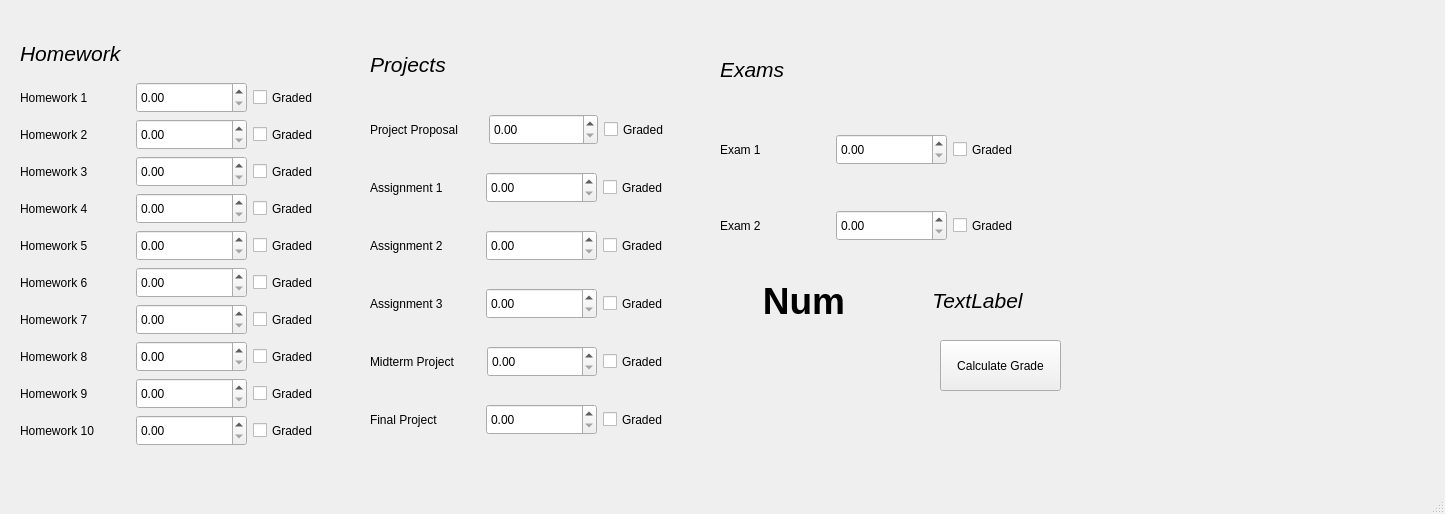
<?xml version="1.0" encoding="UTF-8"?>
<ui version="4.0">
 <class>MainWindow</class>
 <widget class="QMainWindow" name="MainWindow">
  <property name="geometry">
   <rect>
    <x>0</x>
    <y>0</y>
    <width>1445</width>
    <height>514</height>
   </rect>
  </property>
  <property name="windowTitle">
   <string>MainWindow</string>
  </property>
  <widget class="QWidget" name="centralwidget">
   <widget class="QWidget" name="verticalLayoutWidget">
    <property name="geometry">
     <rect>
      <x>20</x>
      <y>30</y>
      <width>343</width>
      <height>416</height>
     </rect>
    </property>
    <property name="minimumSize">
     <size>
      <width>343</width>
      <height>416</height>
     </size>
    </property>
    <layout class="QVBoxLayout" name="hwVertLayout">
     <item>
      <widget class="QLabel" name="hwLabel">
       <property name="minimumSize">
        <size>
         <width>341</width>
         <height>24</height>
        </size>
       </property>
       <property name="font">
        <font>
         <pointsize>16</pointsize>
         <italic>true</italic>
        </font>
       </property>
       <property name="layoutDirection">
        <enum>Qt::LeftToRight</enum>
       </property>
       <property name="text">
        <string>Homework</string>
       </property>
      </widget>
     </item>
     <item>
      <layout class="QHBoxLayout" name="hw1HorizLayout">
       <item>
        <widget class="QLabel" name="hw1Label">
         <property name="minimumSize">
          <size>
           <width>109</width>
           <height>31</height>
          </size>
         </property>
         <property name="text">
          <string>Homework 1</string>
         </property>
        </widget>
       </item>
       <item>
        <widget class="QDoubleSpinBox" name="hw1DoubleSpinBox">
         <property name="minimumSize">
          <size>
           <width>109</width>
           <height>31</height>
          </size>
         </property>
        </widget>
       </item>
       <item>
        <widget class="QCheckBox" name="hw1CheckBox">
         <property name="minimumSize">
          <size>
           <width>109</width>
           <height>21</height>
          </size>
         </property>
         <property name="text">
          <string>Graded</string>
         </property>
        </widget>
       </item>
      </layout>
     </item>
     <item>
      <layout class="QHBoxLayout" name="hw2HorizLayout">
       <item>
        <widget class="QLabel" name="hw2Label">
         <property name="minimumSize">
          <size>
           <width>109</width>
           <height>31</height>
          </size>
         </property>
         <property name="text">
          <string>Homework 2</string>
         </property>
        </widget>
       </item>
       <item>
        <widget class="QDoubleSpinBox" name="hw2DoubleSpinBox_2">
         <property name="minimumSize">
          <size>
           <width>109</width>
           <height>31</height>
          </size>
         </property>
        </widget>
       </item>
       <item>
        <widget class="QCheckBox" name="hw2CheckBox">
         <property name="minimumSize">
          <size>
           <width>109</width>
           <height>21</height>
          </size>
         </property>
         <property name="text">
          <string>Graded</string>
         </property>
        </widget>
       </item>
      </layout>
     </item>
     <item>
      <layout class="QHBoxLayout" name="hw3HorizLayout">
       <item>
        <widget class="QLabel" name="hw3Label">
         <property name="minimumSize">
          <size>
           <width>109</width>
           <height>31</height>
          </size>
         </property>
         <property name="text">
          <string>Homework 3</string>
         </property>
        </widget>
       </item>
       <item>
        <widget class="QDoubleSpinBox" name="hw2DoubleSpinBox">
         <property name="minimumSize">
          <size>
           <width>109</width>
           <height>31</height>
          </size>
         </property>
        </widget>
       </item>
       <item>
        <widget class="QCheckBox" name="hw3CheckBox">
         <property name="minimumSize">
          <size>
           <width>109</width>
           <height>21</height>
          </size>
         </property>
         <property name="text">
          <string>Graded</string>
         </property>
        </widget>
       </item>
      </layout>
     </item>
     <item>
      <layout class="QHBoxLayout" name="hw4HorizLayout">
       <item>
        <widget class="QLabel" name="hw4Label">
         <property name="minimumSize">
          <size>
           <width>109</width>
           <height>31</height>
          </size>
         </property>
         <property name="text">
          <string>Homework 4</string>
         </property>
        </widget>
       </item>
       <item>
        <widget class="QDoubleSpinBox" name="hw4DoubleSpinBox">
         <property name="minimumSize">
          <size>
           <width>109</width>
           <height>31</height>
          </size>
         </property>
        </widget>
       </item>
       <item>
        <widget class="QCheckBox" name="hw4CheckBox">
         <property name="minimumSize">
          <size>
           <width>109</width>
           <height>21</height>
          </size>
         </property>
         <property name="text">
          <string>Graded</string>
         </property>
        </widget>
       </item>
      </layout>
     </item>
     <item>
      <layout class="QHBoxLayout" name="hw5HorizLayout">
       <item>
        <widget class="QLabel" name="hw5Label">
         <property name="minimumSize">
          <size>
           <width>109</width>
           <height>31</height>
          </size>
         </property>
         <property name="text">
          <string>Homework 5</string>
         </property>
        </widget>
       </item>
       <item>
        <widget class="QDoubleSpinBox" name="hw5DoubleSpinBox">
         <property name="minimumSize">
          <size>
           <width>109</width>
           <height>31</height>
          </size>
         </property>
        </widget>
       </item>
       <item>
        <widget class="QCheckBox" name="hw5CheckBox">
         <property name="minimumSize">
          <size>
           <width>109</width>
           <height>21</height>
          </size>
         </property>
         <property name="text">
          <string>Graded</string>
         </property>
        </widget>
       </item>
      </layout>
     </item>
     <item>
      <layout class="QHBoxLayout" name="hw6HorizLayout">
       <item>
        <widget class="QLabel" name="hw6Label">
         <property name="minimumSize">
          <size>
           <width>109</width>
           <height>31</height>
          </size>
         </property>
         <property name="text">
          <string>Homework 6</string>
         </property>
        </widget>
       </item>
       <item>
        <widget class="QDoubleSpinBox" name="hw6DoubleSpinBox">
         <property name="minimumSize">
          <size>
           <width>109</width>
           <height>31</height>
          </size>
         </property>
        </widget>
       </item>
       <item>
        <widget class="QCheckBox" name="hw6CheckBox">
         <property name="minimumSize">
          <size>
           <width>109</width>
           <height>21</height>
          </size>
         </property>
         <property name="text">
          <string>Graded</string>
         </property>
        </widget>
       </item>
      </layout>
     </item>
     <item>
      <layout class="QHBoxLayout" name="hw7HorizLayout">
       <item>
        <widget class="QLabel" name="hw7Label">
         <property name="minimumSize">
          <size>
           <width>109</width>
           <height>31</height>
          </size>
         </property>
         <property name="text">
          <string>Homework 7</string>
         </property>
        </widget>
       </item>
       <item>
        <widget class="QDoubleSpinBox" name="hw7DoubleSpinBox">
         <property name="minimumSize">
          <size>
           <width>109</width>
           <height>31</height>
          </size>
         </property>
        </widget>
       </item>
       <item>
        <widget class="QCheckBox" name="hw7CheckBox">
         <property name="minimumSize">
          <size>
           <width>109</width>
           <height>21</height>
          </size>
         </property>
         <property name="text">
          <string>Graded</string>
         </property>
        </widget>
       </item>
      </layout>
     </item>
     <item>
      <layout class="QHBoxLayout" name="hw8HorizLayout">
       <item>
        <widget class="QLabel" name="hw8Label">
         <property name="minimumSize">
          <size>
           <width>109</width>
           <height>31</height>
          </size>
         </property>
         <property name="text">
          <string>Homework 8</string>
         </property>
        </widget>
       </item>
       <item>
        <widget class="QDoubleSpinBox" name="hw8DoubleSpinBox">
         <property name="minimumSize">
          <size>
           <width>109</width>
           <height>31</height>
          </size>
         </property>
        </widget>
       </item>
       <item>
        <widget class="QCheckBox" name="hw8CheckBox">
         <property name="minimumSize">
          <size>
           <width>109</width>
           <height>21</height>
          </size>
         </property>
         <property name="text">
          <string>Graded</string>
         </property>
        </widget>
       </item>
      </layout>
     </item>
     <item>
      <layout class="QHBoxLayout" name="hw9HorizLayout">
       <item>
        <widget class="QLabel" name="hw9Label">
         <property name="minimumSize">
          <size>
           <width>109</width>
           <height>31</height>
          </size>
         </property>
         <property name="text">
          <string>Homework 9</string>
         </property>
        </widget>
       </item>
       <item>
        <widget class="QDoubleSpinBox" name="hw9DoubleSpinBox">
         <property name="minimumSize">
          <size>
           <width>109</width>
           <height>31</height>
          </size>
         </property>
        </widget>
       </item>
       <item>
        <widget class="QCheckBox" name="hw9CheckBox">
         <property name="minimumSize">
          <size>
           <width>109</width>
           <height>21</height>
          </size>
         </property>
         <property name="text">
          <string>Graded</string>
         </property>
        </widget>
       </item>
      </layout>
     </item>
     <item>
      <layout class="QHBoxLayout" name="hw10HorizLayout">
       <item>
        <widget class="QLabel" name="hw10Label">
         <property name="minimumSize">
          <size>
           <width>109</width>
           <height>31</height>
          </size>
         </property>
         <property name="text">
          <string>Homework 10</string>
         </property>
        </widget>
       </item>
       <item>
        <widget class="QDoubleSpinBox" name="hw10DoubleSpinBox">
         <property name="minimumSize">
          <size>
           <width>109</width>
           <height>31</height>
          </size>
         </property>
        </widget>
       </item>
       <item>
        <widget class="QCheckBox" name="hw10CheckBox">
         <property name="minimumSize">
          <size>
           <width>109</width>
           <height>21</height>
          </size>
         </property>
         <property name="text">
          <string>Graded</string>
         </property>
        </widget>
       </item>
      </layout>
     </item>
    </layout>
   </widget>
   <widget class="QWidget" name="verticalLayoutWidget_2">
    <property name="geometry">
     <rect>
      <x>370</x>
      <y>30</y>
      <width>343</width>
      <height>416</height>
     </rect>
    </property>
    <property name="minimumSize">
     <size>
      <width>343</width>
      <height>416</height>
     </size>
    </property>
    <layout class="QVBoxLayout" name="vertLayout2">
     <item>
      <widget class="QLabel" name="projectsLabel">
       <property name="minimumSize">
        <size>
         <width>341</width>
         <height>54</height>
        </size>
       </property>
       <property name="font">
        <font>
         <pointsize>16</pointsize>
         <italic>true</italic>
        </font>
       </property>
       <property name="layoutDirection">
        <enum>Qt::LeftToRight</enum>
       </property>
       <property name="text">
        <string>Projects</string>
       </property>
      </widget>
     </item>
     <item>
      <layout class="QHBoxLayout" name="projHorizLayout">
       <item>
        <widget class="QLabel" name="projLabel">
         <property name="minimumSize">
          <size>
           <width>113</width>
           <height>52</height>
          </size>
         </property>
         <property name="text">
          <string>Project Proposal</string>
         </property>
        </widget>
       </item>
       <item>
        <widget class="QDoubleSpinBox" name="projDoubleSpinBox">
         <property name="minimumSize">
          <size>
           <width>107</width>
           <height>31</height>
          </size>
         </property>
        </widget>
       </item>
       <item>
        <widget class="QCheckBox" name="projCheckBox">
         <property name="minimumSize">
          <size>
           <width>107</width>
           <height>21</height>
          </size>
         </property>
         <property name="text">
          <string>Graded</string>
         </property>
        </widget>
       </item>
      </layout>
     </item>
     <item>
      <layout class="QHBoxLayout" name="assign1HorizLayout">
       <item>
        <widget class="QLabel" name="assign1Label">
         <property name="minimumSize">
          <size>
           <width>109</width>
           <height>52</height>
          </size>
         </property>
         <property name="text">
          <string>Assignment 1</string>
         </property>
        </widget>
       </item>
       <item>
        <widget class="QDoubleSpinBox" name="assign1DoubleSpinBox">
         <property name="minimumSize">
          <size>
           <width>109</width>
           <height>31</height>
          </size>
         </property>
        </widget>
       </item>
       <item>
        <widget class="QCheckBox" name="assign1CheckBox">
         <property name="minimumSize">
          <size>
           <width>109</width>
           <height>21</height>
          </size>
         </property>
         <property name="text">
          <string>Graded</string>
         </property>
        </widget>
       </item>
      </layout>
     </item>
     <item>
      <layout class="QHBoxLayout" name="assign2HorizLayout">
       <item>
        <widget class="QLabel" name="assign2Label_">
         <property name="minimumSize">
          <size>
           <width>109</width>
           <height>52</height>
          </size>
         </property>
         <property name="text">
          <string>Assignment 2</string>
         </property>
        </widget>
       </item>
       <item>
        <widget class="QDoubleSpinBox" name="assign2DoubleSpinBox">
         <property name="minimumSize">
          <size>
           <width>109</width>
           <height>31</height>
          </size>
         </property>
        </widget>
       </item>
       <item>
        <widget class="QCheckBox" name="assign2CheckBox">
         <property name="minimumSize">
          <size>
           <width>109</width>
           <height>21</height>
          </size>
         </property>
         <property name="text">
          <string>Graded</string>
         </property>
        </widget>
       </item>
      </layout>
     </item>
     <item>
      <layout class="QHBoxLayout" name="assign3HorizLayout">
       <item>
        <widget class="QLabel" name="assign3Label">
         <property name="minimumSize">
          <size>
           <width>109</width>
           <height>52</height>
          </size>
         </property>
         <property name="text">
          <string>Assignment 3</string>
         </property>
        </widget>
       </item>
       <item>
        <widget class="QDoubleSpinBox" name="assign3DoubleSpinBox">
         <property name="minimumSize">
          <size>
           <width>109</width>
           <height>31</height>
          </size>
         </property>
        </widget>
       </item>
       <item>
        <widget class="QCheckBox" name="assign3CheckBox">
         <property name="minimumSize">
          <size>
           <width>109</width>
           <height>21</height>
          </size>
         </property>
         <property name="text">
          <string>Graded</string>
         </property>
        </widget>
       </item>
      </layout>
     </item>
     <item>
      <layout class="QHBoxLayout" name="midProjHorizLayout">
       <item>
        <widget class="QLabel" name="midProjLabel">
         <property name="minimumSize">
          <size>
           <width>111</width>
           <height>52</height>
          </size>
         </property>
         <property name="text">
          <string>Midterm Project</string>
         </property>
        </widget>
       </item>
       <item>
        <widget class="QDoubleSpinBox" name="midProjDoubleSpinBox">
         <property name="minimumSize">
          <size>
           <width>108</width>
           <height>31</height>
          </size>
         </property>
        </widget>
       </item>
       <item>
        <widget class="QCheckBox" name="midProjCheckBox">
         <property name="minimumSize">
          <size>
           <width>108</width>
           <height>21</height>
          </size>
         </property>
         <property name="text">
          <string>Graded</string>
         </property>
        </widget>
       </item>
      </layout>
     </item>
     <item>
      <layout class="QHBoxLayout" name="finalProjHorizLayout">
       <item>
        <widget class="QLabel" name="finalProjLabel">
         <property name="minimumSize">
          <size>
           <width>109</width>
           <height>52</height>
          </size>
         </property>
         <property name="text">
          <string>Final Project</string>
         </property>
        </widget>
       </item>
       <item>
        <widget class="QDoubleSpinBox" name="finalProjDoubleSpinBox">
         <property name="minimumSize">
          <size>
           <width>109</width>
           <height>31</height>
          </size>
         </property>
        </widget>
       </item>
       <item>
        <widget class="QCheckBox" name="finalProjCheckBox">
         <property name="minimumSize">
          <size>
           <width>109</width>
           <height>21</height>
          </size>
         </property>
         <property name="text">
          <string>Graded</string>
         </property>
        </widget>
       </item>
      </layout>
     </item>
    </layout>
   </widget>
   <widget class="QWidget" name="verticalLayoutWidget_3">
    <property name="geometry">
     <rect>
      <x>720</x>
      <y>30</y>
      <width>343</width>
      <height>231</height>
     </rect>
    </property>
    <property name="minimumSize">
     <size>
      <width>343</width>
      <height>231</height>
     </size>
    </property>
    <layout class="QVBoxLayout" name="examsVertLayout">
     <item>
      <widget class="QLabel" name="examsLabel">
       <property name="minimumSize">
        <size>
         <width>341</width>
         <height>72</height>
        </size>
       </property>
       <property name="font">
        <font>
         <pointsize>16</pointsize>
         <italic>true</italic>
        </font>
       </property>
       <property name="layoutDirection">
        <enum>Qt::LeftToRight</enum>
       </property>
       <property name="text">
        <string>Exams</string>
       </property>
      </widget>
     </item>
     <item>
      <layout class="QHBoxLayout" name="exam1HorizLayout">
       <item>
        <widget class="QLabel" name="exam1Label">
         <property name="minimumSize">
          <size>
           <width>109</width>
           <height>71</height>
          </size>
         </property>
         <property name="text">
          <string>Exam 1</string>
         </property>
        </widget>
       </item>
       <item>
        <widget class="QDoubleSpinBox" name="exam1DoubleSpinBox">
         <property name="minimumSize">
          <size>
           <width>109</width>
           <height>31</height>
          </size>
         </property>
        </widget>
       </item>
       <item>
        <widget class="QCheckBox" name="exam1CheckBox">
         <property name="minimumSize">
          <size>
           <width>109</width>
           <height>21</height>
          </size>
         </property>
         <property name="text">
          <string>Graded</string>
         </property>
        </widget>
       </item>
      </layout>
     </item>
     <item>
      <layout class="QHBoxLayout" name="exam2HorizLayout">
       <item>
        <widget class="QLabel" name="exam2Label">
         <property name="minimumSize">
          <size>
           <width>109</width>
           <height>70</height>
          </size>
         </property>
         <property name="text">
          <string>Exam 2</string>
         </property>
        </widget>
       </item>
       <item>
        <widget class="QDoubleSpinBox" name="exam2DoubleSpinBox">
         <property name="minimumSize">
          <size>
           <width>109</width>
           <height>31</height>
          </size>
         </property>
        </widget>
       </item>
       <item>
        <widget class="QCheckBox" name="exam2CheckBox">
         <property name="minimumSize">
          <size>
           <width>109</width>
           <height>21</height>
          </size>
         </property>
         <property name="text">
          <string>Graded</string>
         </property>
        </widget>
       </item>
      </layout>
     </item>
    </layout>
   </widget>
   <widget class="QWidget" name="horizontalLayoutWidget">
    <property name="geometry">
     <rect>
      <x>720</x>
      <y>270</y>
      <width>341</width>
      <height>61</height>
     </rect>
    </property>
    <property name="minimumSize">
     <size>
      <width>341</width>
      <height>61</height>
     </size>
    </property>
    <layout class="QHBoxLayout" name="horizontalLayout">
     <item>
      <widget class="QLabel" name="gradeDisplayLabel">
       <property name="enabled">
        <bool>true</bool>
       </property>
       <property name="minimumSize">
        <size>
         <width>167</width>
         <height>59</height>
        </size>
       </property>
       <property name="font">
        <font>
         <pointsize>28</pointsize>
         <weight>75</weight>
         <bold>true</bold>
        </font>
       </property>
       <property name="text">
        <string>Num</string>
       </property>
       <property name="alignment">
        <set>Qt::AlignCenter</set>
       </property>
      </widget>
     </item>
     <item>
      <widget class="QLabel" name="gradePrecentLabel">
       <property name="minimumSize">
        <size>
         <width>166</width>
         <height>59</height>
        </size>
       </property>
       <property name="font">
        <font>
         <pointsize>16</pointsize>
         <italic>true</italic>
        </font>
       </property>
       <property name="text">
        <string>TextLabel</string>
       </property>
       <property name="alignment">
        <set>Qt::AlignCenter</set>
       </property>
      </widget>
     </item>
    </layout>
   </widget>
   <widget class="QPushButton" name="calcGradePushButton">
    <property name="geometry">
     <rect>
      <x>940</x>
      <y>340</y>
      <width>121</width>
      <height>51</height>
     </rect>
    </property>
    <property name="minimumSize">
     <size>
      <width>121</width>
      <height>51</height>
     </size>
    </property>
    <property name="text">
     <string>Calculate Grade</string>
    </property>
   </widget>
  </widget>
  <widget class="QMenuBar" name="menubar">
   <property name="geometry">
    <rect>
     <x>0</x>
     <y>0</y>
     <width>1445</width>
     <height>29</height>
    </rect>
   </property>
  </widget>
  <widget class="QStatusBar" name="statusbar"/>
 </widget>
 <resources/>
 <connections/>
</ui>
